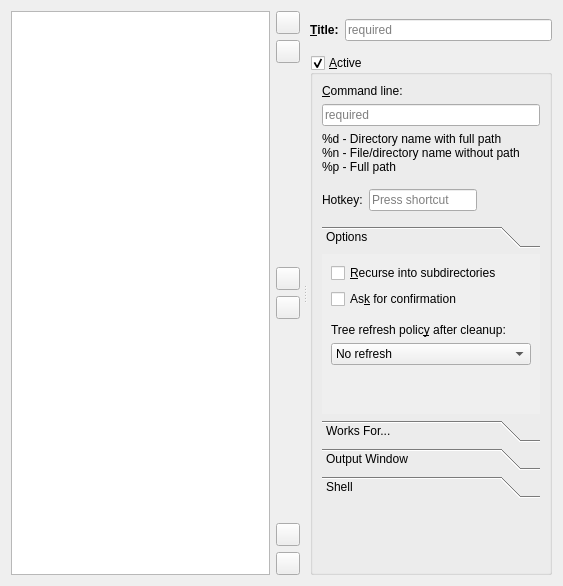
<?xml version="1.0" encoding="UTF-8"?>
<ui version="4.0">
 <class>CleanupConfigPage</class>
 <widget class="QWidget" name="CleanupConfigPage">
  <property name="geometry">
   <rect>
    <x>0</x>
    <y>0</y>
    <width>563</width>
    <height>586</height>
   </rect>
  </property>
  <layout class="QVBoxLayout" name="verticalLayout_6">
   <item>
    <widget class="QSplitter" name="splitter">
     <property name="orientation">
      <enum>Qt::Horizontal</enum>
     </property>
     <property name="handleWidth">
      <number>10</number>
     </property>
     <widget class="QWidget" name="leftColumnWidget">
      <layout class="QHBoxLayout" name="horizontalLayout">
       <item>
        <widget class="QListWidget" name="listWidget">
         <property name="sizePolicy">
          <sizepolicy hsizetype="Expanding" vsizetype="Expanding">
           <horstretch>100</horstretch>
           <verstretch>0</verstretch>
          </sizepolicy>
         </property>
         <property name="minimumSize">
          <size>
           <width>200</width>
           <height>300</height>
          </size>
         </property>
        </widget>
       </item>
       <item>
        <layout class="QVBoxLayout" name="toolButtonLayout">
         <item>
          <widget class="QToolButton" name="toTopButton">
           <property name="toolTip">
            <string>Move the current cleanup action to the top of the list</string>
           </property>
           <property name="icon">
            <iconset resource="icons.qrc">
             <normaloff>:/icons/move-top.png</normaloff>:/icons/move-top.png</iconset>
           </property>
          </widget>
         </item>
         <item>
          <widget class="QToolButton" name="moveUpButton">
           <property name="toolTip">
            <string>Move the current cleanup action up one place in the list</string>
           </property>
           <property name="icon">
            <iconset resource="icons.qrc">
             <normaloff>:/icons/move-up.png</normaloff>:/icons/move-up.png</iconset>
           </property>
          </widget>
         </item>
         <item>
          <spacer name="toolButtonUpperSpacer">
           <property name="orientation">
            <enum>Qt::Vertical</enum>
           </property>
           <property name="sizeHint" stdset="0">
            <size>
             <width>0</width>
             <height>0</height>
            </size>
           </property>
          </spacer>
         </item>
         <item>
          <widget class="QToolButton" name="addButton">
           <property name="toolTip">
            <string>&lt;p style='white-space:pre'&gt;Create a new cleanup action.  You can create&lt;br/&gt;as many as you like&lt;/p&gt;</string>
           </property>
           <property name="icon">
            <iconset resource="../../qdirstat-master/src/icons.qrc">
             <normaloff>:/icons/add.png</normaloff>:/icons/add.png</iconset>
           </property>
          </widget>
         </item>
         <item>
          <widget class="QToolButton" name="removeButton">
           <property name="toolTip">
            <string>Remove the current cleanup action</string>
           </property>
           <property name="icon">
            <iconset resource="../../qdirstat-master/src/icons.qrc">
             <normaloff>:/icons/remove.png</normaloff>:/icons/remove.png</iconset>
           </property>
          </widget>
         </item>
         <item>
          <spacer name="toolButtonLowerSpacer">
           <property name="orientation">
            <enum>Qt::Vertical</enum>
           </property>
           <property name="sizeHint" stdset="0">
            <size>
             <width>0</width>
             <height>0</height>
            </size>
           </property>
          </spacer>
         </item>
         <item>
          <widget class="QToolButton" name="moveDownButton">
           <property name="toolTip">
            <string>Move the current cleanup action down one place in the list</string>
           </property>
           <property name="icon">
            <iconset resource="icons.qrc">
             <normaloff>:/icons/move-down.png</normaloff>:/icons/move-down.png</iconset>
           </property>
          </widget>
         </item>
         <item>
          <widget class="QToolButton" name="toBottomButton">
           <property name="toolTip">
            <string>Move the current cleanup action to the bottom of the list</string>
           </property>
           <property name="icon">
            <iconset resource="icons.qrc">
             <normaloff>:/icons/move-bottom.png</normaloff>:/icons/move-bottom.png</iconset>
           </property>
          </widget>
         </item>
        </layout>
       </item>
      </layout>
     </widget>
     <widget class="QWidget" name="rightColumnWidget">
      <layout class="QVBoxLayout" name="verticalLayout_3">
       <item>
        <layout class="QHBoxLayout" name="horizontalLayout_2">
         <property name="topMargin">
          <number>8</number>
         </property>
         <property name="bottomMargin">
          <number>8</number>
         </property>
         <item>
          <widget class="QLabel" name="titleCaption">
           <property name="font">
            <font>
             <weight>75</weight>
             <bold>true</bold>
            </font>
           </property>
           <property name="text">
            <string>&amp;Title:</string>
           </property>
           <property name="buddy">
            <cstring>titleLineEdit</cstring>
           </property>
          </widget>
         </item>
         <item>
          <widget class="QLineEdit" name="titleLineEdit">
           <property name="toolTip">
            <string>&lt;p style='white-space:pre'&gt;Enter a title for this cleanup action; this will show&lt;br/&gt;in the menus (use '&amp;' for keyboard shortcuts)&lt;/p&gt;</string>
           </property>
           <property name="maxLength">
            <number>40</number>
           </property>
           <property name="placeholderText">
            <string>required</string>
           </property>
          </widget>
         </item>
        </layout>
       </item>
       <item>
        <widget class="QGroupBox" name="activeGroupBox">
         <property name="toolTip">
          <string>Uncheck to disable this cleanup action completely.</string>
         </property>
         <property name="title">
          <string>&amp;Active</string>
         </property>
         <property name="checkable">
          <bool>true</bool>
         </property>
         <layout class="QVBoxLayout" name="verticalLayout_11">
          <item>
           <widget class="QLabel" name="commandCaption">
            <property name="text">
             <string>&amp;Command line:</string>
            </property>
            <property name="buddy">
             <cstring>commandLineEdit</cstring>
            </property>
           </widget>
          </item>
          <item>
           <widget class="QLineEdit" name="commandLineEdit">
            <property name="toolTip">
             <string>Enter the command to be executed here.
Each command will be executed with a shell.

If multiple items are selected, the command
will be executed once for each selected item</string>
            </property>
            <property name="placeholderText">
             <string>required</string>
            </property>
           </widget>
          </item>
          <item>
           <layout class="QVBoxLayout" name="verticalLayout_7">
            <property name="bottomMargin">
             <number>8</number>
            </property>
            <item>
             <widget class="QLabel" name="miniHelpLabel">
              <property name="toolTip">
               <string>&lt;p style=&quot;white-space: pre&quot;&gt;These variables expand into file or directory names:&lt;br/&gt;commands will be executed in the selected directory or the parent&lt;br/&gt;directory of files; if multiple items are selected, the command will be&lt;br/&gt;executed once for each item, or once per directory if %d is used.&lt;/p&gt;</string>
              </property>
              <property name="text">
               <string>%d - Directory name with full path
%n - File/directory name without path
%p - Full path</string>
              </property>
             </widget>
            </item>
           </layout>
          </item>
          <item>
           <layout class="QHBoxLayout" name="horizontalLayout_3">
            <property name="bottomMargin">
             <number>8</number>
            </property>
            <item>
             <widget class="QLabel" name="hotkeyLabel">
              <property name="text">
               <string>Hotkey:</string>
              </property>
             </widget>
            </item>
            <item>
             <widget class="QKeySequenceEdit" name="keySequenceEdit">
              <property name="toolTip">
               <string>Configure a key combination to trigger this Cleanup</string>
              </property>
              <property name="styleSheet">
               <string notr="true"/>
              </property>
             </widget>
            </item>
            <item>
             <spacer name="horizontalSpacer">
              <property name="orientation">
               <enum>Qt::Horizontal</enum>
              </property>
              <property name="sizeHint" stdset="0">
               <size>
                <width>0</width>
                <height>24</height>
               </size>
              </property>
             </spacer>
            </item>
            <item>
             <widget class="QLabel" name="icon">
              <property name="toolTip">
               <string>Icon associated with this Cleanup
Only Cleanups with icons appear in the main toolbar</string>
              </property>
              <property name="pixmap">
               <pixmap resource="icons.qrc">:/icons/information.png</pixmap>
              </property>
             </widget>
            </item>
           </layout>
          </item>
          <item>
           <widget class="QToolBox" name="toolBox">
            <property name="toolTip">
             <string>Options, refresh policy, output window policy, and command shell</string>
            </property>
            <widget class="QWidget" name="optionsPage">
             <property name="geometry">
              <rect>
               <x>0</x>
               <y>0</y>
               <width>232</width>
               <height>127</height>
              </rect>
             </property>
             <property name="toolTip">
              <string>Recurse, confirmation, and refresh policy options</string>
             </property>
             <attribute name="label">
              <string>Options</string>
             </attribute>
             <layout class="QVBoxLayout" name="verticalLayout_9">
              <item>
               <layout class="QVBoxLayout" name="verticalLayout_8">
                <property name="bottomMargin">
                 <number>8</number>
                </property>
                <item>
                 <widget class="QCheckBox" name="recurseCheckBox">
                  <property name="toolTip">
                   <string>&lt;p style='white-space:pre'&gt;Select if the command should be executed recursively for&lt;br/&gt;each directory in the selected branch; the command will be&lt;br/&gt;called separately for each directory level&lt;/p&gt;</string>
                  </property>
                  <property name="text">
                   <string>&amp;Recurse into subdirectories</string>
                  </property>
                 </widget>
                </item>
                <item>
                 <widget class="QCheckBox" name="askForConfirmationCheckBox">
                  <property name="toolTip">
                   <string>Check this for a confirmation dialog before executing the commands</string>
                  </property>
                  <property name="text">
                   <string>As&amp;k for confirmation</string>
                  </property>
                 </widget>
                </item>
               </layout>
              </item>
              <item>
               <layout class="QVBoxLayout" name="verticalLayout_2">
                <item>
                 <widget class="QLabel" name="refreshPolicyCaption">
                  <property name="text">
                   <string>Tree refresh polic&amp;y after cleanup:</string>
                  </property>
                  <property name="buddy">
                   <cstring>refreshPolicyComboBox</cstring>
                  </property>
                 </widget>
                </item>
                <item>
                 <widget class="QComboBox" name="refreshPolicyComboBox">
                  <property name="toolTip">
                   <string>&lt;p style='white-space:pre'&gt;This specifies if and how the directory tree should be re-read&lt;br/&gt;from disk after the cleanup action is finished.&lt;/p&gt;</string>
                  </property>
                  <item>
                   <property name="text">
                    <string>No refresh</string>
                   </property>
                  </item>
                  <item>
                   <property name="text">
                    <string>Refresh only this item</string>
                   </property>
                  </item>
                  <item>
                   <property name="text">
                    <string>Refresh this item's parent</string>
                   </property>
                  </item>
                  <item>
                   <property name="text">
                    <string>Assume item has been deleted</string>
                   </property>
                  </item>
                 </widget>
                </item>
               </layout>
              </item>
              <item>
               <spacer name="verticalSpacer_2">
                <property name="orientation">
                 <enum>Qt::Vertical</enum>
                </property>
                <property name="sizeHint" stdset="0">
                 <size>
                  <width>20</width>
                  <height>40</height>
                 </size>
                </property>
               </spacer>
              </item>
             </layout>
            </widget>
            <widget class="QWidget" name="worksForPage">
             <property name="geometry">
              <rect>
               <x>0</x>
               <y>0</y>
               <width>250</width>
               <height>131</height>
              </rect>
             </property>
             <property name="toolTip">
              <string>Works for directories, files, pseudo-entries</string>
             </property>
             <attribute name="label">
              <string>Works For...</string>
             </attribute>
             <layout class="QVBoxLayout" name="verticalLayout">
              <item>
               <widget class="QCheckBox" name="worksForDirCheckBox">
                <property name="toolTip">
                 <string>&lt;p style=&quot;white-space: pre&quot;&gt;Indicates whether this command can be applied to directories:&lt;br/&gt;%d and %p expand to the full path of the directory;&lt;br/&gt;%n expands to the name of the directory without the path.&lt;/p&gt;</string>
                </property>
                <property name="text">
                 <string>&amp;Directories</string>
                </property>
               </widget>
              </item>
              <item>
               <widget class="QCheckBox" name="worksForFilesCheckBox">
                <property name="toolTip">
                 <string>&lt;p style=&quot;white-space: pre&quot;&gt;Indicates whether this command can be applied to files (including symlinks and special files):&lt;br/&gt;%n expands to the name of the file with no path;&lt;br/&gt;%d and %p expand to the full path of the parent directory.&lt;/p&gt;</string>
                </property>
                <property name="text">
                 <string>&amp;Files</string>
                </property>
               </widget>
              </item>
              <item>
               <widget class="QCheckBox" name="worksForDotEntriesCheckBox">
                <property name="toolTip">
                 <string>&lt;p style=&quot;white-space: pre&quot;&gt;Indicates whether this command can be applied to &amp;lt;Files&amp;gt; pseudo-dirs:&lt;br/&gt;%d and %p expand to the full path of the parent directory;&lt;br/&gt;%n expands to the string &quot;&amp;lt;Files&amp;gt;&quot;.&lt;br/&gt;&lt;b&gt;The command is always executed in the parent directory.&lt;/b&gt;&lt;/p&gt;</string>
                </property>
                <property name="text">
                 <string>&lt;Files&gt; pseudo &amp;entries</string>
                </property>
               </widget>
              </item>
              <item>
               <spacer name="verticalSpacer_3">
                <property name="orientation">
                 <enum>Qt::Vertical</enum>
                </property>
                <property name="sizeHint" stdset="0">
                 <size>
                  <width>20</width>
                  <height>40</height>
                 </size>
                </property>
               </spacer>
              </item>
             </layout>
            </widget>
            <widget class="QWidget" name="outputWindowPage">
             <property name="geometry">
              <rect>
               <x>0</x>
               <y>0</y>
               <width>250</width>
               <height>131</height>
              </rect>
             </property>
             <property name="toolTip">
              <string>Output window display policy</string>
             </property>
             <attribute name="label">
              <string>Output Window</string>
             </attribute>
             <layout class="QVBoxLayout" name="verticalLayout_4">
              <item>
               <layout class="QGridLayout" name="outputWindowPageGridLayout" columnstretch="0,1">
                <item row="0" column="0">
                 <widget class="QLabel" name="outputWindowPolicyCaption">
                  <property name="text">
                   <string>&amp;Policy:</string>
                  </property>
                  <property name="buddy">
                   <cstring>outputWindowPolicyComboBox</cstring>
                  </property>
                 </widget>
                </item>
                <item row="2" column="0">
                 <widget class="QLabel" name="outputWindowTimeoutCaption">
                  <property name="text">
                   <string>Ti&amp;meout:</string>
                  </property>
                  <property name="buddy">
                   <cstring>outputWindowTimeoutSpinBox</cstring>
                  </property>
                 </widget>
                </item>
                <item row="3" column="0" colspan="2">
                 <widget class="QCheckBox" name="outputWindowAutoClose">
                  <property name="toolTip">
                   <string>&lt;p style='white-space:pre'&gt;Check this to automatically close the output window if the command completes&lt;br/&gt;with no errors; if you are interested in the output of your command, uncheck this&lt;/p&gt;</string>
                  </property>
                  <property name="text">
                   <string>Auto close if no &amp;error</string>
                  </property>
                  <property name="checked">
                   <bool>true</bool>
                  </property>
                 </widget>
                </item>
                <item row="2" column="1">
                 <widget class="QDoubleSpinBox" name="outputWindowTimeoutSpinBox">
                  <property name="toolTip">
                   <string>&lt;p style='white-space:pre'&gt;The delay before an output window is shown for this Cleanup.&lt;br/&gt;If the command finishes with no error before the timeout,&lt;br/&gt;then no window is shown,&lt;/p&gt;</string>
                  </property>
                  <property name="suffix">
                   <string> sec</string>
                  </property>
                  <property name="decimals">
                   <number>1</number>
                  </property>
                  <property name="minimum">
                   <double>0.100000000000000</double>
                  </property>
                  <property name="maximum">
                   <double>300.000000000000000</double>
                  </property>
                  <property name="stepType">
                   <enum>QAbstractSpinBox::AdaptiveDecimalStepType</enum>
                  </property>
                  <property name="value">
                   <double>0.500000000000000</double>
                  </property>
                 </widget>
                </item>
                <item row="0" column="1">
                 <widget class="QComboBox" name="outputWindowPolicyComboBox">
                  <property name="toolTip">
                   <string>If and when to open a window for the output of the Cleanup command</string>
                  </property>
                  <property name="currentIndex">
                   <number>0</number>
                  </property>
                  <item>
                   <property name="text">
                    <string>Always show</string>
                   </property>
                  </item>
                  <item>
                   <property name="text">
                    <string>Show If error output</string>
                   </property>
                  </item>
                  <item>
                   <property name="text">
                    <string>Show after timeout</string>
                   </property>
                  </item>
                  <item>
                   <property name="text">
                    <string>Never show</string>
                   </property>
                  </item>
                 </widget>
                </item>
                <item row="1" column="0" colspan="2">
                 <widget class="QCheckBox" name="outputWindowDefaultTimeout">
                  <property name="toolTip">
                   <string>&lt;p style='white-space:pre'&gt;Use the default timeout configured for output windows&lt;br/&gt;(can only be changed by manually editing the config file)&lt;/p&gt;</string>
                  </property>
                  <property name="text">
                   <string>&amp;Use default timeout</string>
                  </property>
                 </widget>
                </item>
               </layout>
              </item>
              <item>
               <spacer name="verticalSpacer_4">
                <property name="orientation">
                 <enum>Qt::Vertical</enum>
                </property>
                <property name="sizeHint" stdset="0">
                 <size>
                  <width>20</width>
                  <height>40</height>
                 </size>
                </property>
               </spacer>
              </item>
             </layout>
            </widget>
            <widget class="QWidget" name="shellPage">
             <property name="geometry">
              <rect>
               <x>0</x>
               <y>0</y>
               <width>250</width>
               <height>131</height>
              </rect>
             </property>
             <property name="toolTip">
              <string>Execution shell for commands</string>
             </property>
             <attribute name="label">
              <string>Shell</string>
             </attribute>
             <layout class="QVBoxLayout" name="verticalLayout_5">
              <item>
               <layout class="QHBoxLayout" name="shellPageLayout" stretch="0,1">
                <item>
                 <widget class="QLabel" name="shellCaption">
                  <property name="text">
                   <string>&amp;Shell:</string>
                  </property>
                  <property name="buddy">
                   <cstring>shellComboBox</cstring>
                  </property>
                 </widget>
                </item>
                <item>
                 <widget class="QComboBox" name="shellComboBox">
                  <property name="toolTip">
                   <string>&lt;p style='white-space:pre'&gt;Select a shell here or enter your favourite one.&lt;br/&gt;&lt;br/&gt;Each command is executed with a shell and the &quot;-c&quot; option.&lt;br/&gt;&lt;br/&gt;Shells may behave differently for wildcards and special characters.&lt;br/&gt;&lt;br/&gt;If you are setting this up for other users, stay on the safe side and select a shell&lt;br/&gt;with a well-known behaviour like /bin/bash.&lt;/p&gt;</string>
                  </property>
                  <property name="editable">
                   <bool>true</bool>
                  </property>
                  <property name="currentText">
                   <string>$SHELL (login shell)</string>
                  </property>
                  <item>
                   <property name="text">
                    <string>$SHELL (login shell)</string>
                   </property>
                  </item>
                  <item>
                   <property name="text">
                    <string>/bin/bash</string>
                   </property>
                  </item>
                  <item>
                   <property name="text">
                    <string>/bin/sh</string>
                   </property>
                  </item>
                 </widget>
                </item>
               </layout>
              </item>
              <item>
               <widget class="QLabel" name="shellMiniHelp">
                <property name="text">
                 <string>Each command is executed with a shell and the '-c' option.</string>
                </property>
                <property name="wordWrap">
                 <bool>true</bool>
                </property>
               </widget>
              </item>
              <item>
               <spacer name="verticalSpacer_5">
                <property name="orientation">
                 <enum>Qt::Vertical</enum>
                </property>
                <property name="sizeHint" stdset="0">
                 <size>
                  <width>20</width>
                  <height>40</height>
                 </size>
                </property>
               </spacer>
              </item>
             </layout>
            </widget>
           </widget>
          </item>
          <item>
           <spacer name="verticalSpacer">
            <property name="orientation">
             <enum>Qt::Vertical</enum>
            </property>
            <property name="sizeHint" stdset="0">
             <size>
              <width>0</width>
              <height>0</height>
             </size>
            </property>
           </spacer>
          </item>
         </layout>
        </widget>
       </item>
      </layout>
     </widget>
    </widget>
   </item>
  </layout>
 </widget>
 <tabstops>
  <tabstop>listWidget</tabstop>
  <tabstop>activeGroupBox</tabstop>
  <tabstop>titleLineEdit</tabstop>
  <tabstop>refreshPolicyComboBox</tabstop>
  <tabstop>worksForDirCheckBox</tabstop>
  <tabstop>worksForFilesCheckBox</tabstop>
  <tabstop>worksForDotEntriesCheckBox</tabstop>
  <tabstop>outputWindowPolicyComboBox</tabstop>
  <tabstop>outputWindowDefaultTimeout</tabstop>
  <tabstop>outputWindowTimeoutSpinBox</tabstop>
  <tabstop>outputWindowAutoClose</tabstop>
  <tabstop>shellComboBox</tabstop>
  <tabstop>addButton</tabstop>
  <tabstop>removeButton</tabstop>
  <tabstop>moveUpButton</tabstop>
  <tabstop>moveDownButton</tabstop>
  <tabstop>toTopButton</tabstop>
  <tabstop>toBottomButton</tabstop>
 </tabstops>
 <resources>
  <include location="../../qdirstat-master/src/icons.qrc"/>
  <include location="icons.qrc"/>
  <include location="icons.qrc"/>
  <include location="icons.qrc"/>
  <include location="icons.qrc"/>
  <include location="icons.qrc"/>
  <include location="icons.qrc"/>
 </resources>
 <connections/>
</ui>
